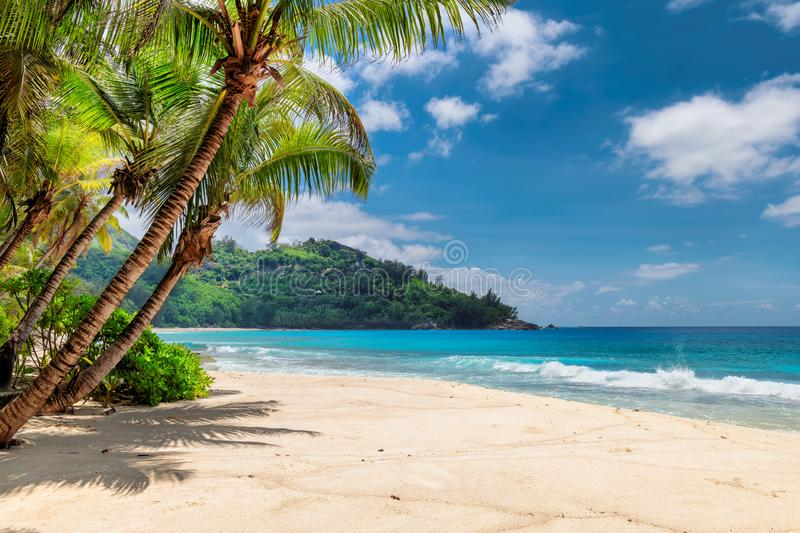
#> input picture IP journl/nature.jpg, 800 x 533 px, found by its file name
$ python 'program to perform image thresholding.py'
#> lines starting #> are read from the running program, lines starting #| are printed output that depends on the picture; after the words box and inside, x2 and y2 are one past the last pixel; in counts of white or black regions, pixels touching at a corner belong together
import cv2
import matplotlib.pyplot as plt
import numpy as np
Img=cv2.imread('C:/Users/sahil/OneDrive - 834sys/Documents/Python Scripts/nature.jpg',0)
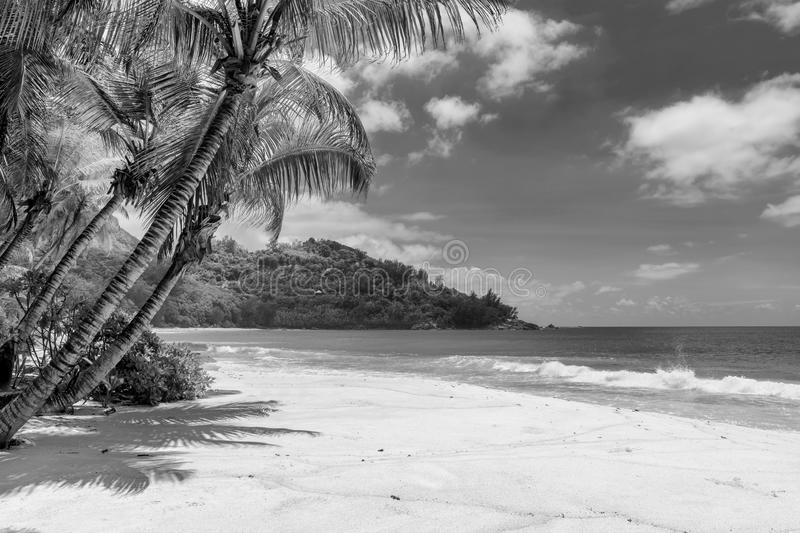
#> Img: shape (533, 800); min 0, max 255, mean 141.9
m,n=Img.shape
#> m = 533; n = 800
N_img=np.zeros((m,n))
T=int(input('Enter the threshold value'))
#> the answer given: 100
for x in range(0,m):
 for y in range(0,n):
    if Img[x,y]>=T:
     N_img[x,y]=255
 else:
    N_img[x,y]=0
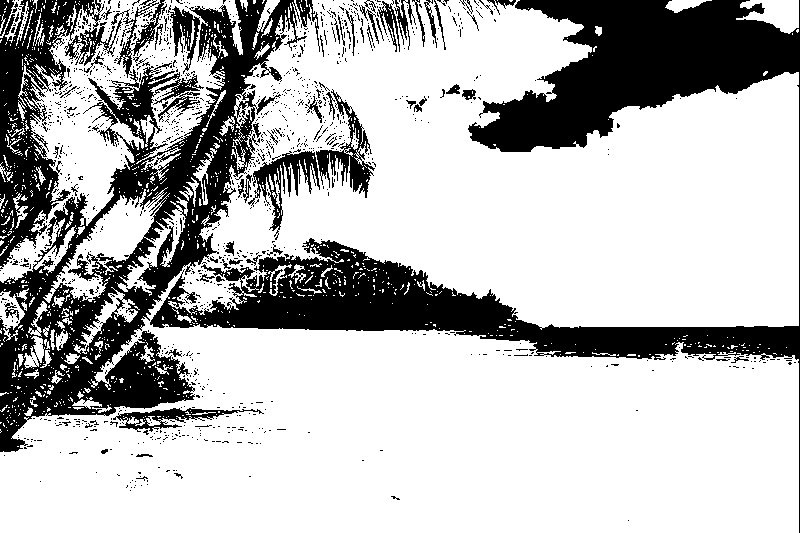
#> N_img: shape (533, 800) float64; 72.5% white; 1211 black regions (1144 under 20 px), largest, box (x1, y1, x2, y2) and area: (150, 0, 800, 533) 53158, (0, 0, 307, 452) 39765, (0, 0, 122, 269) 11273
plt.figure(),
plt.subplot(121),plt.imshow(Img),plt.title('Original Gray Image')
plt.axis('off')
plt.subplot(122),plt.imshow(N_img),plt.title('Threshold Image')
plt.axis('off')
plt.show()
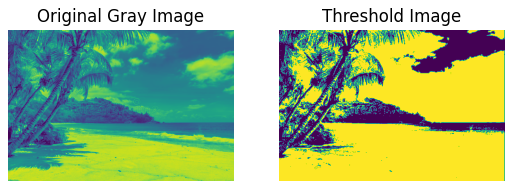
#> figure drawn by matplotlib, 2 panels

$ run again, with IP journl/balloon.jpg copied over IP journl/nature.jpg
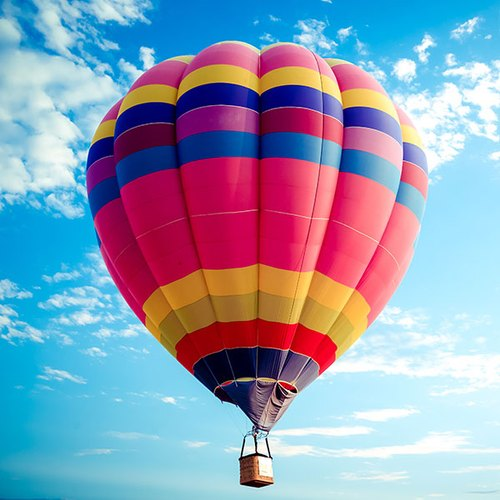
#> input picture IP journl/balloon.jpg, 500 x 500 px, found by its file name
#> after the loop `for x in range(0,m):`:
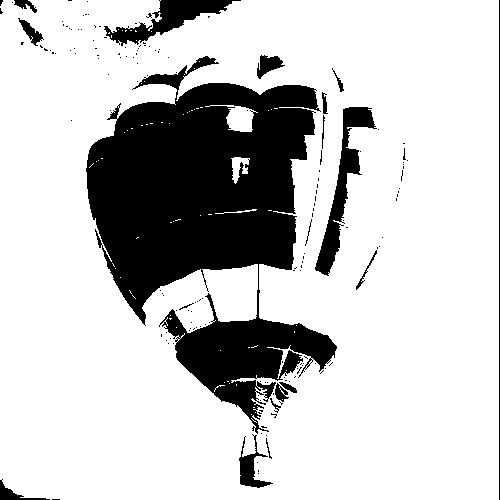
#> N_img: shape (500, 500) float64; 78.4% white; 167 black regions (148 under 20 px), largest, box (x1, y1, x2, y2) and area: (86, 56, 337, 434) 46231, (315, 107, 377, 276) 2567, (104, 0, 241, 46) 2092
#> `plt.show()`:
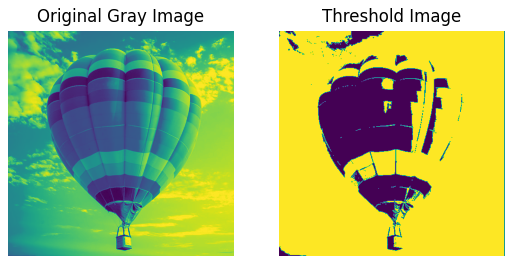
#> figure drawn by matplotlib, 2 panels
